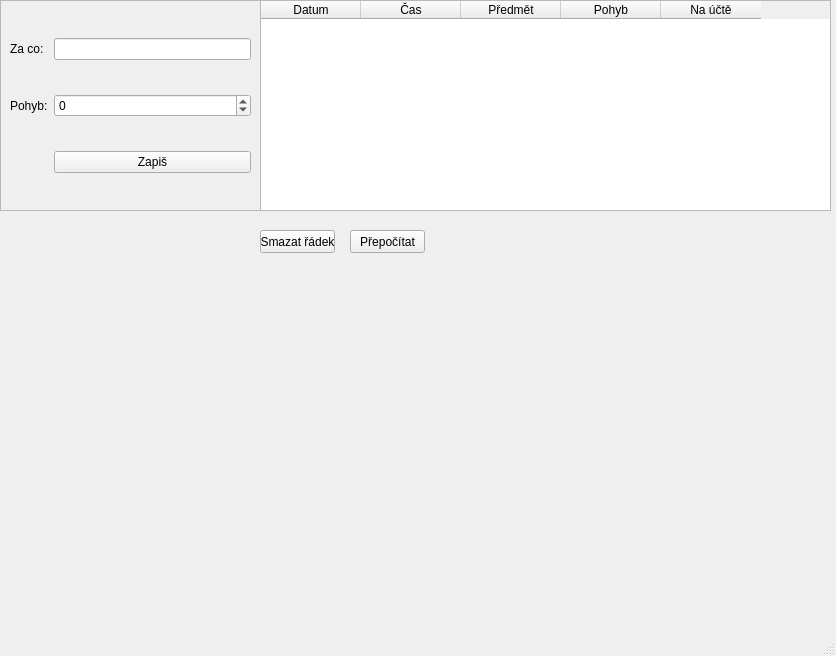
<?xml version="1.0" encoding="UTF-8"?>
<ui version="4.0">
 <class>MainWindow</class>
 <widget class="QMainWindow" name="MainWindow">
  <property name="geometry">
   <rect>
    <x>0</x>
    <y>0</y>
    <width>836</width>
    <height>656</height>
   </rect>
  </property>
  <property name="windowTitle">
   <string>MainWindow</string>
  </property>
  <widget class="QWidget" name="centralwidget">
   <widget class="QTableWidget" name="tblVypis">
    <property name="geometry">
     <rect>
      <x>260</x>
      <y>0</y>
      <width>571</width>
      <height>211</height>
     </rect>
    </property>
    <property name="lineWidth">
     <number>1</number>
    </property>
    <column>
     <property name="text">
      <string>Datum</string>
     </property>
    </column>
    <column>
     <property name="text">
      <string>Čas</string>
     </property>
    </column>
    <column>
     <property name="text">
      <string>Předmět</string>
     </property>
    </column>
    <column>
     <property name="text">
      <string>Pohyb</string>
     </property>
    </column>
    <column>
     <property name="text">
      <string>Na účtě</string>
     </property>
    </column>
   </widget>
   <widget class="QPushButton" name="btnSmazat">
    <property name="geometry">
     <rect>
      <x>260</x>
      <y>230</y>
      <width>75</width>
      <height>23</height>
     </rect>
    </property>
    <property name="text">
     <string>Smazat řádek</string>
    </property>
   </widget>
   <widget class="QPushButton" name="btnPrepocitat">
    <property name="geometry">
     <rect>
      <x>350</x>
      <y>230</y>
      <width>75</width>
      <height>23</height>
     </rect>
    </property>
    <property name="text">
     <string>Přepočítat</string>
    </property>
   </widget>
   <widget class="QFrame" name="frame">
    <property name="geometry">
     <rect>
      <x>0</x>
      <y>0</y>
      <width>261</width>
      <height>211</height>
     </rect>
    </property>
    <property name="frameShape">
     <enum>QFrame::StyledPanel</enum>
    </property>
    <property name="frameShadow">
     <enum>QFrame::Raised</enum>
    </property>
    <layout class="QGridLayout" name="gridLayout">
     <item row="0" column="1">
      <widget class="QLineEdit" name="txtPredmet"/>
     </item>
     <item row="0" column="0">
      <widget class="QLabel" name="label">
       <property name="text">
        <string>Za co:</string>
       </property>
      </widget>
     </item>
     <item row="1" column="0">
      <widget class="QLabel" name="label_2">
       <property name="text">
        <string>Pohyb:</string>
       </property>
      </widget>
     </item>
     <item row="1" column="1">
      <widget class="QSpinBox" name="spinBoxPohyb">
       <property name="layoutDirection">
        <enum>Qt::LeftToRight</enum>
       </property>
       <property name="minimum">
        <number>-1000000</number>
       </property>
       <property name="maximum">
        <number>1000000</number>
       </property>
       <property name="singleStep">
        <number>100</number>
       </property>
       <property name="value">
        <number>0</number>
       </property>
      </widget>
     </item>
     <item row="2" column="1">
      <widget class="QPushButton" name="btnZapis">
       <property name="text">
        <string>Zapiš</string>
       </property>
      </widget>
     </item>
    </layout>
   </widget>
   <widget class="MatplotlibWidget" name="matplot">
    <property name="geometry">
     <rect>
      <x>260</x>
      <y>270</y>
      <width>571</width>
      <height>300</height>
     </rect>
    </property>
   </widget>
   <zorder>btnZapis</zorder>
   <zorder>spinBoxPohyb</zorder>
   <zorder>txtPredmet</zorder>
   <zorder>btnZapis</zorder>
   <zorder>spinBoxPohyb</zorder>
   <zorder>label</zorder>
   <zorder>txtPredmet</zorder>
   <zorder>label_2</zorder>
   <zorder>btnZapis</zorder>
   <zorder>spinBoxPohyb</zorder>
   <zorder>label</zorder>
   <zorder>txtPredmet</zorder>
   <zorder>label_2</zorder>
   <zorder>tblVypis</zorder>
   <zorder>btnSmazat</zorder>
   <zorder>btnPrepocitat</zorder>
   <zorder>frame</zorder>
   <zorder>matplot</zorder>
  </widget>
  <widget class="QMenuBar" name="menubar">
   <property name="geometry">
    <rect>
     <x>0</x>
     <y>0</y>
     <width>836</width>
     <height>21</height>
    </rect>
   </property>
  </widget>
  <widget class="QStatusBar" name="statusbar"/>
 </widget>
 <customwidgets>
  <customwidget>
   <class>MatplotlibWidget</class>
   <extends>QWidget</extends>
   <header>matplotlibwidget</header>
  </customwidget>
 </customwidgets>
 <resources/>
 <connections/>
</ui>
